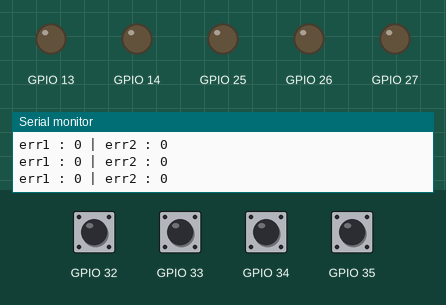
The program below on a simulated ESP32. Parts: output pins drawn as LEDs (lit = HIGH), the last lines printed to the serial monitor. The inputs (shaded band) are chosen by the test bench; at power-on: GPIO 32–35 HIGH. Random numbers use the default seed unless the program sets one.

Above: at 4.4 s.
4.5 s: GPIO 32 pulled LOW for 0.15 s
At 4.9 s:
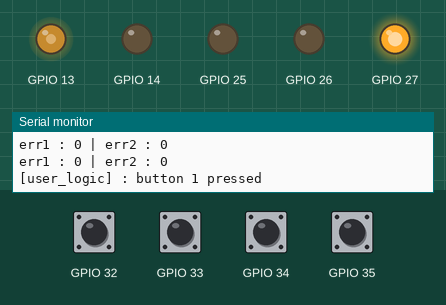
At 5.73 s:
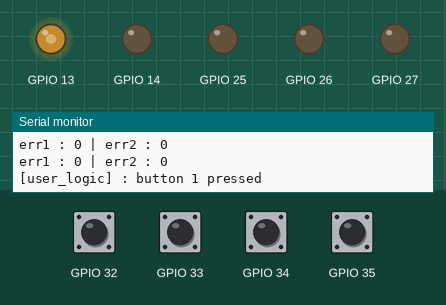
Timing chart, 0 to 13.5 s (numbered marks = the images above; inputs shaded):
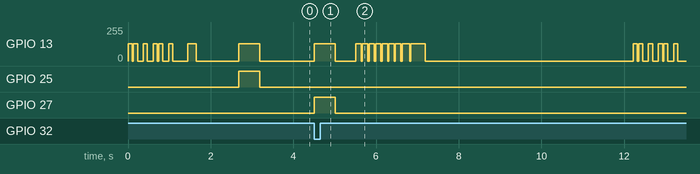

Measured:
- after the input at 4.5 s, GPIO 27: LOW → HIGH at once, → LOW 0.50 s later

The program:

main.cpp
```cpp
#include <Arduino.h>
#include "driver/ledc.h"
#include "buzzer.h"

#define INPUT_TIMEOUT_MS 15000
#define LED_BLINK_TIME 500

#define MAX_DEBOUNCE 10
#define DEBOUNCE_INTERVAL 5

#define PWM_RESOLUTION LEDC_TIMER_12_BIT
#define DUTY_MAX 4096

//états tous utiles ?
typedef enum STATE{
  STATE_START = 0,
  STATE_GAME_LOGIC = 1,
  STATE_USER = 2,
  STATE_GAME_OVER = 3
}STATE;
STATE state;

const gpio_num_t led_gpio[4] = {
  GPIO_NUM_14,
  GPIO_NUM_27,
  GPIO_NUM_26,
  GPIO_NUM_25
};

const gpio_num_t button_gpio[4] = {
  GPIO_NUM_33,
  GPIO_NUM_32,
  GPIO_NUM_35,
  GPIO_NUM_34
};

//13, 12,
const gpio_num_t buzzer = GPIO_NUM_13;

//configuration de l'horloge
ledc_timer_config_t ledc_timer = {
  .speed_mode = LEDC_LOW_SPEED_MODE,
  .duty_resolution = PWM_RESOLUTION,
  .timer_num = LEDC_TIMER_0,
  .freq_hz = 523,
  .clk_cfg = LEDC_USE_APB_CLK
};

ledc_channel_config_t ledc_channel = {
  .gpio_num = buzzer,
  .speed_mode = LEDC_LOW_SPEED_MODE,
  .channel = LEDC_CHANNEL_0,
  .timer_sel = LEDC_TIMER_0,
  .duty = 0,
  .hpoint = 0,
};

typedef enum button_event {
  EVENT_NONE = 0,
  EVENT_PRESSED = 1,
  EVENT_RELEASED = 2
}button_event;

typedef struct led_struct {
  gpio_num_t gpio;
  bool state;
}led_t;

//structure bouton comprenant sa propre led
typedef struct button_struct{
  gpio_num_t gpio;
  uint8_t debounce_count;
  bool current_stable_state;
  bool last_stable_state;
  button_event event;
  int buzzer_frequency;
  uint8_t ID;

  led_t led;
}button_t;
//tableau scope global
button_t button[4];

uint8_t sequence[100] = {0*100};
uint8_t game_index = 0;
uint8_t user_index = 0;

uint64_t input_time = 0;

//button AND led
void init_hardware(button_t *button, gpio_num_t button_gpio, gpio_num_t led_gpio, int buzzer_frequency, uint8_t ID){
  button->gpio = button_gpio;
  button->debounce_count = 0;
  button->current_stable_state = false;
  button->last_stable_state = false;
  button->event = EVENT_NONE;
  button->buzzer_frequency = buzzer_frequency;
  button->ID = ID;

  button->led.gpio = led_gpio;
  button->led.state = false;

  //INPUT_PULLUP
  gpio_config_t button_config = {
    .pin_bit_mask = (1ULL << button_gpio),
    .mode = GPIO_MODE_INPUT,
    .pull_up_en = GPIO_PULLUP_ENABLE,
    .pull_down_en = GPIO_PULLDOWN_DISABLE,
    .intr_type = GPIO_INTR_DISABLE
  };

  gpio_config_t led_config = {
  .pin_bit_mask = (1ULL << led_gpio),
  .mode = GPIO_MODE_OUTPUT,
  .pull_up_en = GPIO_PULLUP_DISABLE,
  .pull_down_en = GPIO_PULLDOWN_DISABLE,
  .intr_type = GPIO_INTR_DISABLE
  };

  esp_err_t err1 = gpio_config(&button_config);
  esp_err_t err2 = gpio_config(&led_config);

  printf("err1 : %d | err2 : %d\n", err1, err2);
}

//Acquisition + Filtrage + Interpretation (event)
void read_button(button_t *button){
  bool raw_state = !gpio_get_level(button->gpio);

  //debounce section
  if(raw_state){
    if(button->debounce_count < MAX_DEBOUNCE) { button->debounce_count++; }
  }
  else {
    if(button->debounce_count > 0) { button->debounce_count--; }
  }

  //stable_state update section
  if(button->debounce_count == MAX_DEBOUNCE) { button->current_stable_state = true; }
  else if(button->debounce_count == 0) { button->current_stable_state = false; }

  //event occured
  if(button->current_stable_state != button->last_stable_state){
    //réinitialise last stable state pour permettre la détection des prochains event
    button->last_stable_state = button->current_stable_state;

    //button currently pressed
    if(button->current_stable_state){ button->event = EVENT_PRESSED; }

    //button currently released
    else{ button->event = EVENT_RELEASED; }
  }
}

void dump_button(const button_t *b){
  printf("[DUMP] gpio : %d | debounce_count : %d | current_stable_state : %d | last_stable_state : %d | event : %d | led->gpio : %d | led->state : %d\n",
  b->gpio,
  b->debounce_count,
  b->current_stable_state,
  b->last_stable_state,
  b->event,
  b->led.gpio,
  b->led.state);
}

void play_led(button_t *button){
  gpio_set_level(button->led.gpio, 1);

  //wake up the buzzer
  ledc_set_duty(ledc_channel.speed_mode, ledc_channel.channel, DUTY_MAX / 2);
  ledc_update_duty(ledc_channel.speed_mode, ledc_channel.channel);
  ledc_timer.freq_hz = button->buzzer_frequency;
  ledc_timer_config(&ledc_timer);

  vTaskDelay(pdMS_TO_TICKS(LED_BLINK_TIME));
  gpio_set_level(button->led.gpio, 0);

  //shut up the buzzer
  ledc_set_duty(ledc_channel.speed_mode, ledc_channel.channel, 0);
  ledc_update_duty(ledc_channel.speed_mode, ledc_channel.channel);

  vTaskDelay(pdMS_TO_TICKS(LED_BLINK_TIME));
}

void play_sequence(){
  //délai entre led utilisateur et nouvelle séquence
  vTaskDelay(pdMS_TO_TICKS(1000));
  for(int i = 0; i < game_index; i++){
    uint8_t button_id = sequence[i];
    play_led(&button[button_id]);
  }
}

void add_sequence(void){
  sequence[game_index] = esp_random() % 4;
  game_index++;
}

void game_logic(void){
  add_sequence();
  play_sequence();
  state = STATE_USER;
}

//jouer son de fin
//reset variables du jeu
//rentrer en hibernation OU wait(5s puis lacement du jeu)
void game_over(){
  play_pacman_outro(&ledc_channel, &ledc_timer);

  game_index = 0;
  user_index = 0;

  vTaskDelay(pdMS_TO_TICKS(5000));

  state = STATE_START;
}

//state possible : ADD_SEQUENCE
//mise à jour de user_index
//exploit : boutons appuyés en meme temps = vérif de tous les boutons avant GAME_OVER car super loop switch quand fonction finie
void match_sequence(button_t *button){
  if(button->ID == sequence[user_index]){
    user_index++;
  }
  else {
    state = STATE_GAME_OVER;
  }

  if(user_index == game_index) {
    user_index = 0;
    state = STATE_GAME_LOGIC;
  }
}

//APPEL match_sequence
//nom trop mince pour ce que fait la fonction
//context du bouton actuel
void handle_input(button_t *button){
  button_event event = button->event;

  if(event == EVENT_PRESSED){
    printf("[user_logic] : button %d pressed\n", button->ID);
    play_led(button);

    match_sequence(button);
    button->event = EVENT_NONE;
  }
}

//appels des fonctions de logique bouton + gère le timeout utilisateur
void user_logic(){

  //ISSUE : timer esp continu meme si la fonction ne se joue pas donc décalage = mort instantannée
  /*
  if(input_time - (esp_timer_get_time() / 1000) >= INPUT_TIMEOUT_MS){
    input_time = 0;
    state = STATE_GAME_OVER;
  }
  */

  read_button(&button[0]);
  handle_input(&button[0]);

  read_button(&button[1]);
  handle_input(&button[1]);

  read_button(&button[2]);
  handle_input(&button[2]);

  read_button(&button[3]);
  handle_input(&button[3]);
}

void start(void){
  play_mario_intro(&ledc_channel, &ledc_timer);
  state = STATE_GAME_LOGIC;
}

void setup(){
  state = STATE_START;

  init_hardware(&button[0], button_gpio[0], led_gpio[0], NOTE_C5, 0);
  init_hardware(&button[1], button_gpio[1], led_gpio[1], NOTE_D5, 1);
  init_hardware(&button[2], button_gpio[2], led_gpio[2], NOTE_E5, 2);
  init_hardware(&button[3], button_gpio[3], led_gpio[3], NOTE_F5, 3);

  ledc_timer_config(&ledc_timer);
  ledc_channel_config(&ledc_channel);
}

void loop(){
  switch(state){
    case STATE_START:
      //printf("[DEBUG] : start()\n");
      start();
      break;

    case STATE_GAME_LOGIC:
      //printf("[DEBUG] : game_logic()\n");
      game_logic();
      break;

    case STATE_USER:
      //printf("[DEBUG] : user_logic()\n");
      user_logic();
      break;

    case STATE_GAME_OVER:
      //printf("[DEBUG] : game_over()\n");
      game_over();
      break;
  }

  vTaskDelay(pdMS_TO_TICKS(1));
}


//réecrire avec du non bloquant
```

buzzer.cpp
```cpp
#include "driver/ledc.h"
#include "freertos/task.h"
#include <math.h>

#define NOTE_C4  262
#define NOTE_C5  523
#define NOTE_D5  587
#define NOTE_E4  330
#define NOTE_E5  659
#define NOTE_F5  698
#define NOTE_G4  392
#define NOTE_G5  784
#define NOTE_A4  440
#define NOTE_B4  494
#define NOTE_B5  988

//bloquant
void play_tone(uint32_t freq, uint32_t duration_ms, ledc_channel_config_t *ledc_channel, ledc_timer_config_t *ledc_timer) {
  if (freq == 0) {
    // Si la note est un silence (0), on coupe le son (duty = 0)
    ledc_set_duty(ledc_channel->speed_mode, ledc_channel->channel, 0);
    ledc_update_duty(ledc_channel->speed_mode, ledc_channel->channel);
    vTaskDelay(pdMS_TO_TICKS(duration_ms));
  } else {
    // 1. On change la fréquence du Timer
    ledc_timer->freq_hz = freq;
    ledc_timer_config(ledc_timer);

    // 2. On active le son (50% de volume = DUTY_MAX / 2)
    ledc_set_duty(ledc_channel->speed_mode, ledc_channel->channel, pow(2, (int)(ledc_timer->duty_resolution)) / 2);
    ledc_update_duty(ledc_channel->speed_mode, ledc_channel->channel);

    // 3. Temps de jeu de la note
    vTaskDelay(pdMS_TO_TICKS(duration_ms));
  }

  // Petite coupure silencieuse indispensable entre chaque note pour bien les détacher
  ledc_set_duty(ledc_channel->speed_mode, ledc_channel->channel, 0);
  ledc_update_duty(ledc_channel->speed_mode, ledc_channel->channel);
  vTaskDelay(pdMS_TO_TICKS(30));
}

// OUTRO : Mort de Pac-Man
void play_pacman_outro(ledc_channel_config_t *ledc_channel, ledc_timer_config_t *ledc_timer) {
  int melody[] = { NOTE_C5, NOTE_C4, NOTE_B4, NOTE_A4, NOTE_G4, NOTE_F5, NOTE_F5, NOTE_D5, NOTE_C5 };
  int durations[] = { 130, 130, 130, 130, 130, 130, 130, 180, 350 };

  for (int i = 0; i < 9; i++) {
    play_tone(melody[i], durations[i], ledc_channel, ledc_timer);
  }
}

void play_mario_intro(ledc_channel_config_t *ledc_channel, ledc_timer_config_t *ledc_timer) {
  int melody[] = { NOTE_E5, NOTE_E5, 0, NOTE_E5, 0, NOTE_C5, NOTE_E5, 0, NOTE_G5, 0, 0, NOTE_G4 };
  int durations[] = { 100, 100, 80, 100, 80, 100, 100, 80, 100, 200, 80, 200 };

  for (int i = 0; i < 12; i++) {
    play_tone(melody[i], durations[i], ledc_channel, ledc_timer);
  }
}
```

buzzer.h
```cpp
#include "driver/ledc.h"
#include "freertos/task.h"
#include <math.h>

#ifndef BUZZER_H
#define BUZZER_H

#define NOTE_C4  262
#define NOTE_C5  523
#define NOTE_D5  587
#define NOTE_E4  330
#define NOTE_E5  659
#define NOTE_F5  698
#define NOTE_G4  392
#define NOTE_G5  784
#define NOTE_A4  440
#define NOTE_B4  494
#define NOTE_B5  988

void play_tone(uint32_t freq, uint32_t duration_ms, ledc_channel_config_t *ledc_channel, ledc_timer_config_t *ledc_timer);
void play_pacman_outro(ledc_channel_config_t *ledc_channel, ledc_timer_config_t *ledc_timer);
void play_mario_intro(ledc_channel_config_t *ledc_channel, ledc_timer_config_t *ledc_timer);

#endif

//test
```
